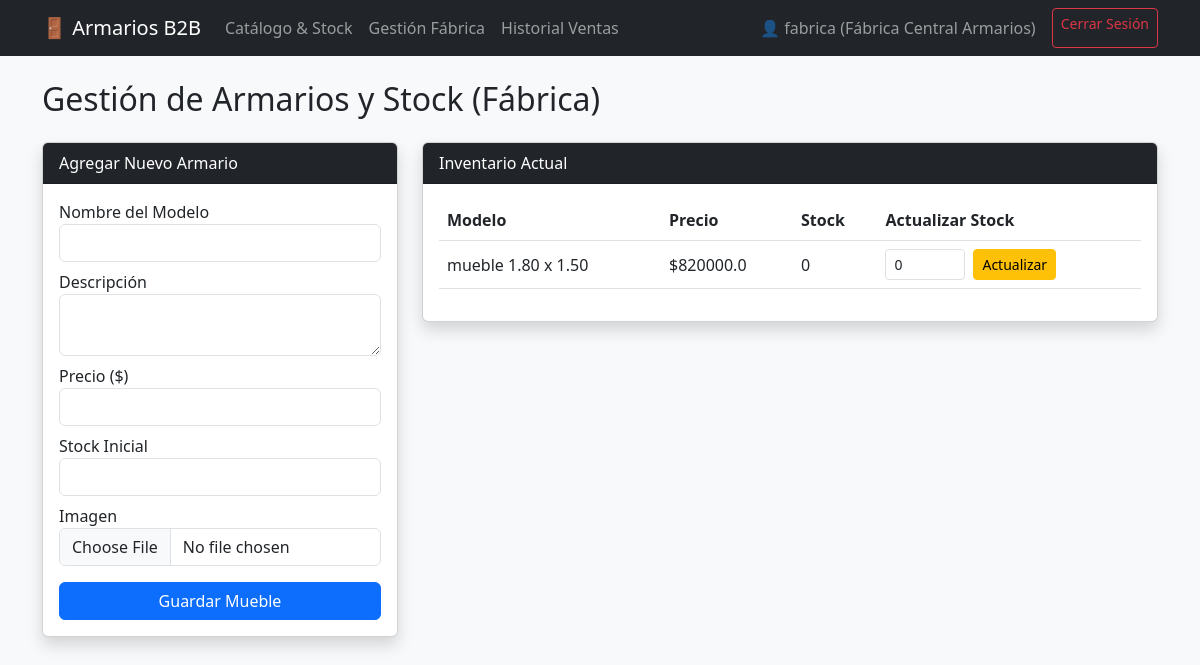
The page /muebles/gestionar (signed in) on the database its author committed.
### app.py (models this page shows, shortened)
class Usuario(UserMixin, db.Model):
    __tablename__ = 'usuarios'
    id = db.Column(db.Integer, primary_key=True)
    username = db.Column(db.String(50), unique=True, nullable=False)
    password_hash = db.Column(db.String(255), nullable=False)
    rol = db.Column(db.String(20), nullable=False) # 'fabrica' o 'vendedor'
    nombre_local = db.Column(db.String(100), nullable=True)

class Mueble(db.Model):
    __tablename__ = 'muebles'
    id = db.Column(db.Integer, primary_key=True)
    nombre = db.Column(db.String(100), nullable=False)
    descripcion = db.Column(db.Text, nullable=True)
    precio = db.Column(db.Float, nullable=False)
    stock = db.Column(db.Integer, nullable=False, default=0)
    imagen = db.Column(db.String(255), nullable=True, default='default.jpg')

### app.py (the view, shortened to what this page needs)
@app.route('/muebles/gestionar', methods=['GET', 'POST'])
@login_required
def gestionar_muebles():
    if current_user.rol != 'fabrica':
        flash('Acceso denegado: Solo el personal de la fábrica puede gestionar el catálogo.', 'danger')
        return redirect(url_for('catalogo'))
    muebles = Mueble.query.all()
    return render_template('gestionar_muebles.html', muebles=muebles)

### app.py (called while the page is built)
@login_manager.user_loader
def load_user(user_id):
    return Usuario.query.get(int(user_id))

### templates/gestionar_muebles.html
{% extends "base.html" %}
{% block content %}
<h2>Gestión de Armarios y Stock (Fábrica)</h2>
<div class="row mt-4">
    <div class="col-md-4 mb-4">
        <div class="card shadow">
            <div class="card-header bg-dark text-white">Agregar Nuevo Armario</div>
            <div class="card-body">
                <form method="POST" enctype="multipart/form-data">
                    <div class="mb-2"><label>Nombre del Modelo</label><input type="text" name="nombre" class="form-control" required></div>
                    <div class="mb-2"><label>Descripción</label><textarea name="descripcion" class="form-control" rows="2"></textarea></div>
                    <div class="mb-2"><label>Precio ($)</label><input type="number" step="0.01" name="precio" class="form-control" required></div>
                    <div class="mb-2"><label>Stock Inicial</label><input type="number" name="stock" class="form-control" required></div>
                    <div class="mb-3"><label>Imagen</label><input type="file" name="imagen" class="form-control"></div>
                    <button type="submit" class="btn btn-primary w-100">Guardar Mueble</button>
                </form>
            </div>
        </div>
    </div>
    <div class="col-md-8">
        <div class="card shadow">
            <div class="card-header bg-dark text-white">Inventario Actual</div>
            <div class="card-body">
                <table class="table align-middle">
                    <thead>
                        <tr>
                            <th>Modelo</th>
                            <th>Precio</th>
                            <th>Stock</th>
                            <th>Actualizar Stock</th>
                        </tr>
                    </thead>
                    <tbody>
                        {% for mueble in muebles %}
                        <tr>
                            <td>{{ mueble.nombre }}</td>
                            <td>${{ mueble.precio }}</td>
                            <td>{{ mueble.stock }}</td>
                            <td>
                                <form method="POST" action="{{ url_for('actualizar_stock', id=mueble.id) }}" class="d-flex gap-2">
                                    <input type="number" name="stock" value="{{ mueble.stock }}" class="form-control form-control-sm" style="width: 80px;">
                                    <button type="submit" class="btn btn-sm btn-warning">Actualizar</button>
                                </form>
                            </td>
                        </tr>
                        {% endfor %}
                    </tbody>
                </table>
            </div>
        </div>
    </div>
</div>
{% endblock %}

### templates/base.html (shortened to what this page needs)
<!DOCTYPE html>
<html lang="es">
<head>
    <link href="https://cdn.jsdelivr.net/npm/bootstrap@5.3.0/dist/css/bootstrap.min.css" rel="stylesheet">
</head>
<body class="bg-light">
    <nav class="navbar navbar-expand-lg navbar-dark bg-dark mb-4">
        <div class="container">
            <a class="navbar-brand" href="{{ url_for('catalogo') }}">🚪 Armarios B2B</a>
            {% if current_user.is_authenticated %}
            <div class="navbar-nav me-auto">
                <a class="nav-link" href="{{ url_for('catalogo') }}">Catálogo & Stock</a>
                {% if current_user.rol == 'fabrica' %}
                <a class="nav-link" href="{{ url_for('gestionar_muebles') }}">Gestión Fábrica</a>
                {% endif %}
                <a class="nav-link" href="{{ url_for('historial_ventas') }}">Historial Ventas</a>
            </div>
            <div class="navbar-nav">
                <span class="navbar-text me-3">👤 {{ current_user.username }} ({{ current_user.nombre_local }})</span>
                <a class="btn btn-outline-danger btn-sm" href="{{ url_for('logout') }}">Cerrar Sesión</a>
            </div>
            {% endif %}
        </div>
    </nav>
    <div class="container">
        {% block content %}{% endblock %}
    </div>
</body>
</html>

### rows shown on the page
Usuario: username "fabrica", nombre_local "Fábrica Central Armarios"
Mueble: nombre "mueble 1.80 x 1.50", precio "820000.0", stock "0"
